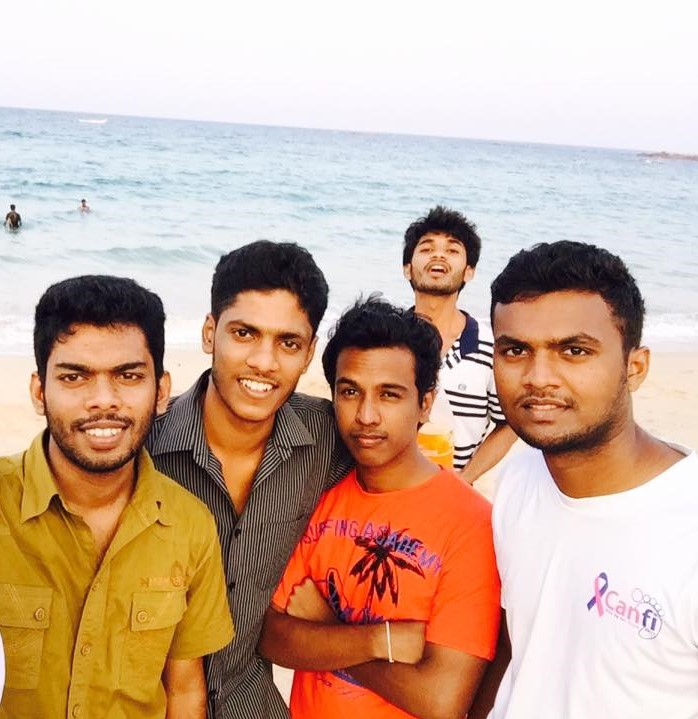
#> input picture testing_Image/test1.jpg, 698 x 719 px
$ python -i eye_face.py   (imports and definitions only)
#> lines starting #> are read from the running program, lines starting #| are printed output that depends on the picture
import numpy as np
import cv2
import pickle
import time
import numpy as np
from tkinter import *
from tkinter import ttk
# from ttk import *
from os import walk
import cv2
from PIL import Image, ImageTk

head_count_g = 0

face_cascade = cv2.CascadeClassifier('cascades/data/haarcascade_frontalface_alt2.xml')
eye_cascade = cv2.CascadeClassifier('cascades/data/haarcascade_eye.xml')
smile_cascade = cv2.CascadeClassifier('cascades/data/haarcascade_smile.xml')

#faces
recognizer = cv2.face.LBPHFaceRecognizer_create()
# [1 line not run here, left out]

#eyes
recognizer_eye = cv2.face.LBPHFaceRecognizer_create()
# [1 line not run here, left out]

#faces
labels = {"person_name": 1}
# [3 lines not run here, left out]

#eyes
eye_labels = {"person_name": 1}
# [5 lines not run here, left out]

def histogramEq(img) :
   clahe = cv2.createCLAHE(clipLimit=2.0, tileGridSize=(8,8))
   cl1 = clahe.apply(img)
   return cl1

def logTranform(img) :   # more darker pixels map to light pixel in log transform
    max_ = np.max(img)
    log_transform_image =(255/np.log(1+max_)) * np.log(1+img)
   #cv2.imshow('log_transform_image',log_transform_image)
    return log_transform_image


def enhancingImage(gray):
    img=histogramEq(gray)
   # img=logTranform(img);
    # cv2.imshow('gray',gray)
    # cv2.imshow('gray',img)
    return img

def returnImage (path):

#> called with path = 'testing_Image/test1.jpg'
    frame =cv2.imread(path)
#> frame is the input picture: shape (719, 698, 3); mean B, G, R 151, 171.2, 202.1
    gray = cv2.cvtColor(frame, cv2.COLOR_BGR2GRAY)
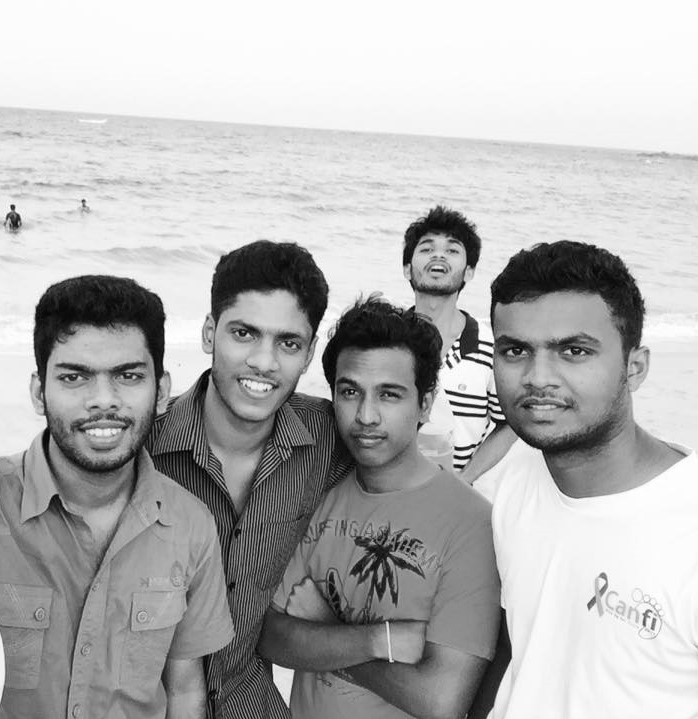
#> gray: shape (719, 698); min 1, max 255, mean 178.1
    processedImg = enhancingImage(gray)
#> in histogramEq, `cl1 = clahe.apply(img)`:
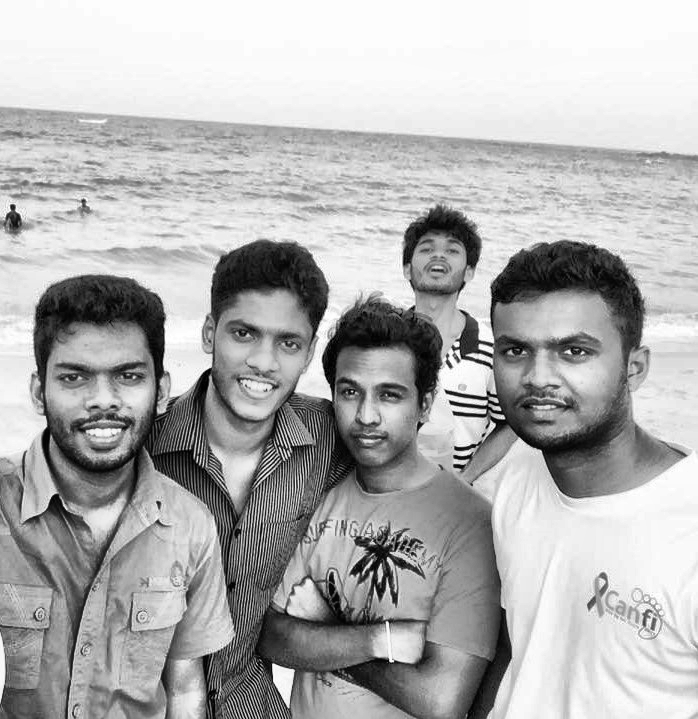
#> cl1: shape (719, 698); min 0, max 255, mean 176.1
    faces = face_cascade.detectMultiScale(gray, scaleFactor=1.5, minNeighbors=5)
#> faces = [[406, 221, 68, 68], [216, 300, 101, 101], [321, 355, 101, 101], [471, 292, 152, 152], [26, 317, 152, 152]]

    for (x, y, w, h) in faces:
            #print(x,y,w,h)
            roi_gray = gray[y:y+h, x:x+w] #(ycord_start, ycord_end)
            roi_color = frame[y:y+h, x:x+w]

            # recognize? deep learned model predict keras tensorflow pytorch scikit learn
            id_, conf = recognizer.predict(roi_gray)
            id_2, conf_eye = recognizer_eye.predict(roi_gray)
            # if i==1:
            #  print(conf , " " , conf_eye)
            if conf>=45 and conf <= 105 and conf_eye>=100 and conf_eye <= 150 :
                #print(5: #id_)
                #print(labels[id_])
                font = cv2.FONT_HERSHEY_SIMPLEX
                name = labels[id_]
                name2 = eye_labels[id_2]
                color = (255, 255, 255)
                stroke = 2
                # if i==1:
                #   print(name," ",name2)
                if name == name2:
                    cv2.putText(frame, name, (x,y+20), font, 0.8, color, stroke, cv2.LINE_AA)

            color = (255, 0, 0) #BGR 0-255
            stroke = 2
            end_cord_x = x + w
            end_cord_y = y + h
            cv2.rectangle(frame, (x, y), (end_cord_x, end_cord_y), color, stroke)

            head_count_g = len(faces)
#> this loop made 1 pass
#> pass 1, in returnImage, `roi_gray = gray[y:y+h, x:x+w]`:
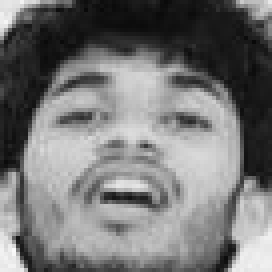
#> roi_gray: shape (68, 68) (shown 4 times larger); min 9, max 250, mean 118.2
#> pass 1, in returnImage, `roi_color = frame[y:y+h, x:x+w]`:
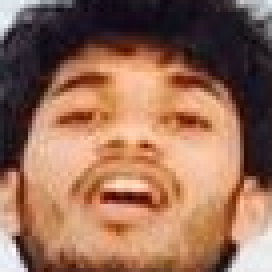
#> roi_color: shape (68, 68, 3) (shown 4 times larger); mean B, G, R 86.7, 108, 150.3

    print(" Number of Students : ", head_count_g) #number of persons
    return frame, len(faces)


image_directory = "testing_Image/"


# Get name of files in a directory
def get_image_names(file_name):
    f = []
    for (dirpath, dirnames, filenames) in walk(file_name):
        f.extend(filenames)
        break
    return f


def get_image(name):
    # Load an color image
    img, head_count_s = returnImage(name)
    img = cv2.resize(img, (600, 550))
    # cv2.imshow("image", img)

    # Rearrang the color channel
    b, g, r = cv2.split(img)
    img = cv2.merge((r, g, b))

    # Convert the Image object into a TkPhoto object
    im = Image.fromarray(img)
    imgtk = ImageTk.PhotoImage(image=im)

    return imgtk, head_count_s


def get_head_count():
    print(head_count_g)
    return head_count_g


# [2 lines not run here, left out]

# Add a grid
# [1 line that did not run here, left out]
# [4 lines not run here, left out]

# Create a Tkinter variable
# [1 line that did not run here, left out]
# [1 line that did not run here, left out]

# Dictionary with options
choices = get_image_names(image_directory)
choices_set = set(choices)
# [1 line not run here, left out]

# Get image
# [1 line that did not run here, left out]
# [1 line that did not run here, left out]
# [1 line not run here, left out]

# [1 line that did not run here, left out]
# [1 line not run here, left out]

# [1 line that did not run here, left out]
# [2 lines not run here, left out]


# on change dropdown value
def change_dropdown(*args):
    image_choice = tkvar.get()
    imgtk_s, head_count = get_image(image_directory + image_choice)
    image_label.config(image=imgtk_s)
    image_label.image = imgtk_s

    head_count_label.config(text="Number of peoples : "+str(head_count))


# link function to change dropdown
# [3 lines not run here, left out]

>>> result = get_image('testing_Image/test1.jpg')
#> the loop in returnImage (call 2), `for (x, y, w, h) in faces:` made 1 pass
#> (the run stopped early here; a loop or call above may not have finished)

$ run again, on testing_Image/test2.jpg
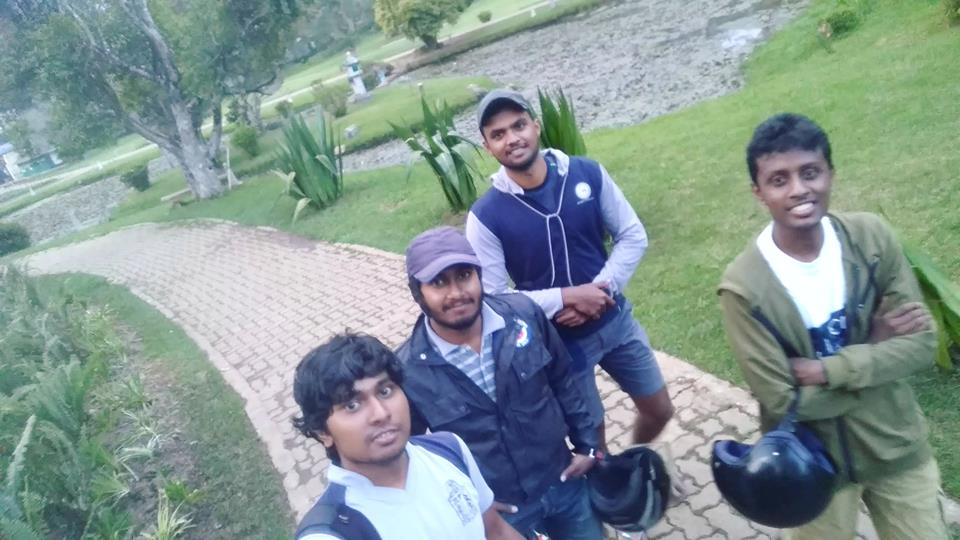
#> input picture testing_Image/test2.jpg, 960 x 540 px
#> in returnImage, frame is the input picture: shape (540, 960, 3); mean B, G, R 147.6, 149.7, 132
#> in histogramEq, `cl1 = clahe.apply(img)`:
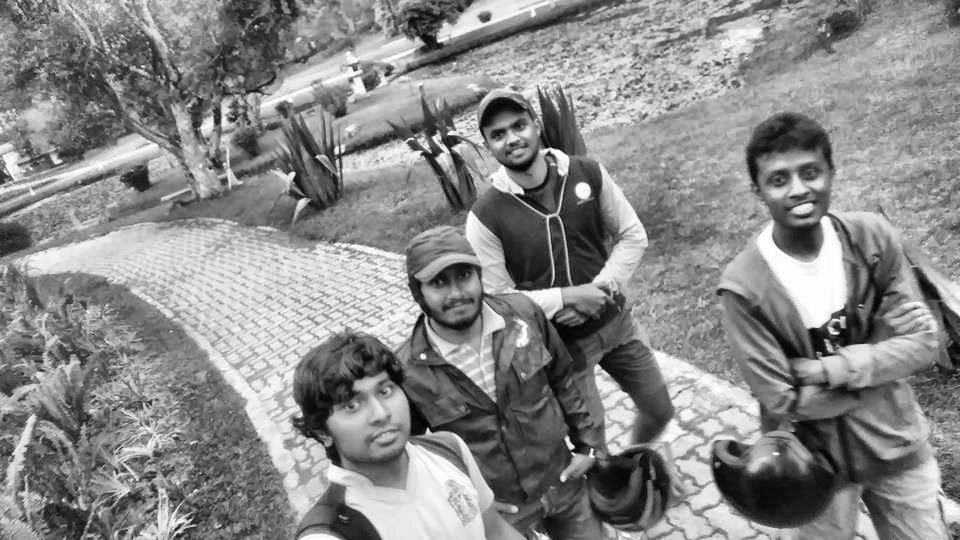
#> cl1: shape (540, 960); min 2, max 255, mean 137.3
#> faces = [[745, 138, 101, 101]]
#> the loop in returnImage, `for (x, y, w, h) in faces:` made 1 pass
#> pass 1, in returnImage, `roi_color = frame[y:y+h, x:x+w]`:
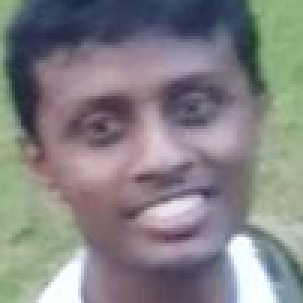
#> roi_color: shape (101, 101, 3) (shown 3 times larger); mean B, G, R 132.3, 130.3, 132.2
#> the loop in returnImage (call 2), `for (x, y, w, h) in faces:` made 1 pass

$ run again, on testing_Image/test3.jpg
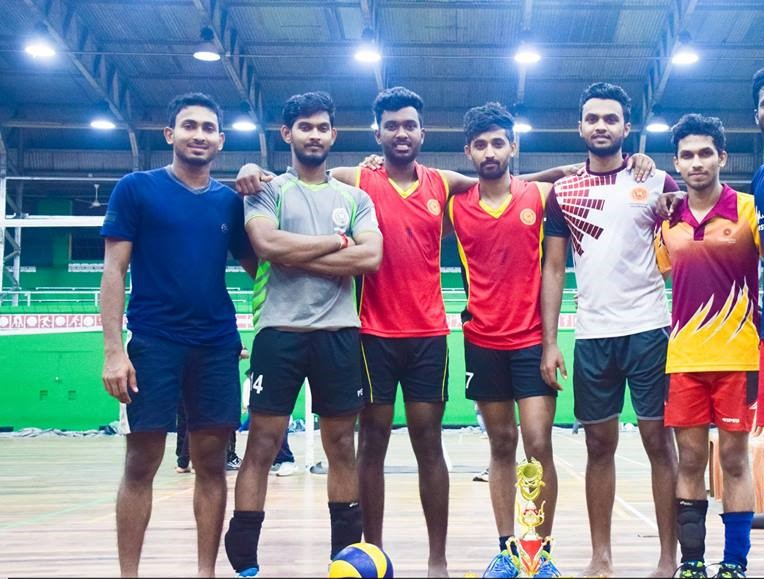
#> input picture testing_Image/test3.jpg, 764 x 579 px
#> in returnImage, frame is the input picture: shape (579, 764, 3); mean B, G, R 148.1, 128.4, 121.4
#> in histogramEq, `cl1 = clahe.apply(img)`:
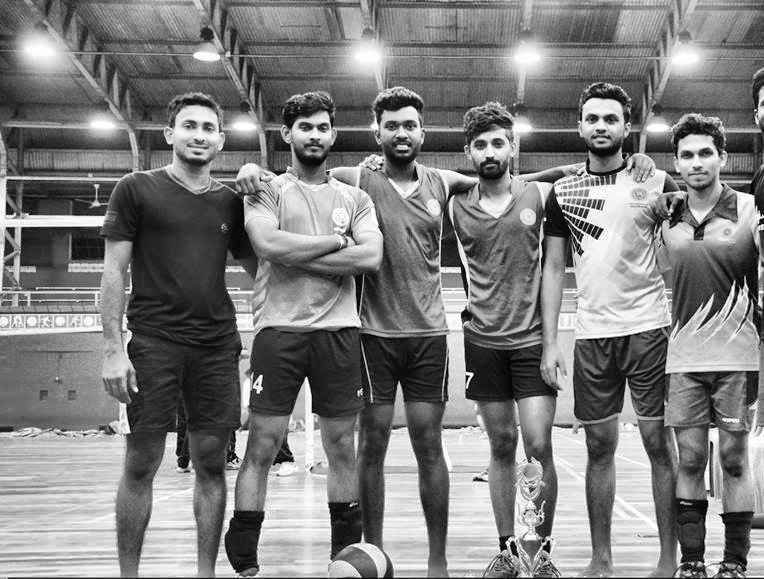
#> cl1: shape (579, 764); min 1, max 255, mean 126.5
#> faces = [[579, 102, 45, 45], [292, 110, 45, 45], [380, 110, 45, 45], [468, 128, 45, 45], [675, 138, 45, 45], [568, 94, 68, 68], [166, 101, 68, 68], [662, 130, 68, 68]]
#> the loop in returnImage, `for (x, y, w, h) in faces:` made 1 pass
#> pass 1, in returnImage, `roi_color = frame[y:y+h, x:x+w]`:
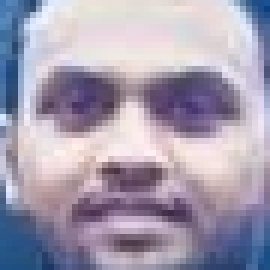
#> roi_color: shape (45, 45, 3) (shown 6 times larger); mean B, G, R 176.2, 157.6, 165.3
#> the loop in returnImage (call 2), `for (x, y, w, h) in faces:` made 1 pass

$ run again, on testing_Image/test4.jpg
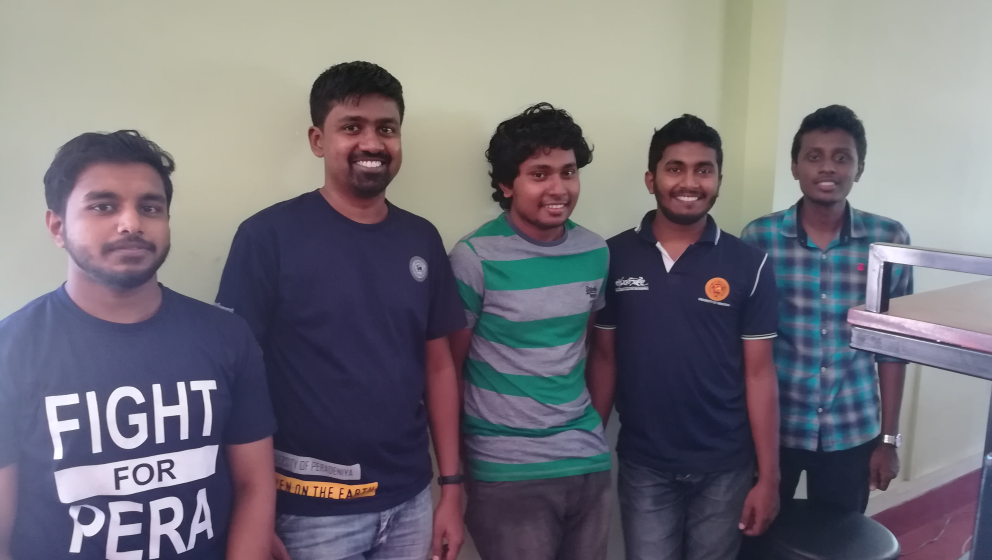
#> input picture testing_Image/test4.jpg, 3968 x 2240 px (shown at 1/4 size)
#> in returnImage, frame is the input picture: shape (2240, 3968, 3); mean B, G, R 122.2, 114.7, 117.3
#> in histogramEq, `cl1 = clahe.apply(img)`:
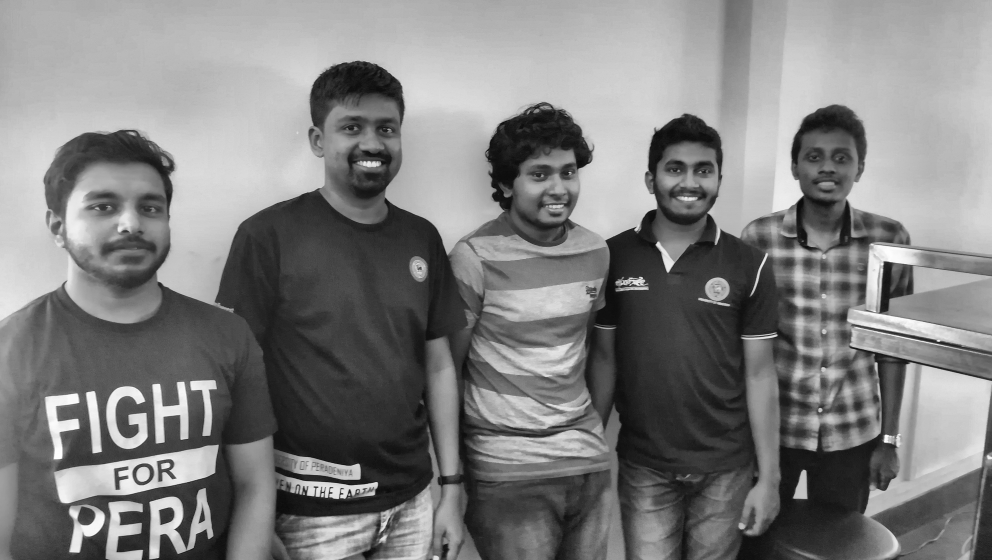
#> cl1: shape (2240, 3968) (shown at 1/4 size); min 1, max 255, mean 127.2
#> faces = [[3188, 544, 228, 228], [1304, 378, 342, 342], [2586, 545, 342, 342], [2042, 560, 342, 342], [247, 617, 513, 513]]
#> the loop in returnImage, `for (x, y, w, h) in faces:` made 1 pass
#> pass 1, in returnImage, `roi_color = frame[y:y+h, x:x+w]`:
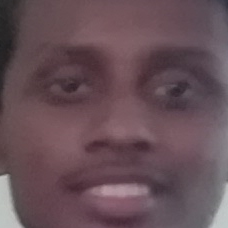
#> roi_color: shape (228, 228, 3); mean B, G, R 86.7, 79.6, 102.4
#> the loop in returnImage (call 2), `for (x, y, w, h) in faces:` made 1 pass
